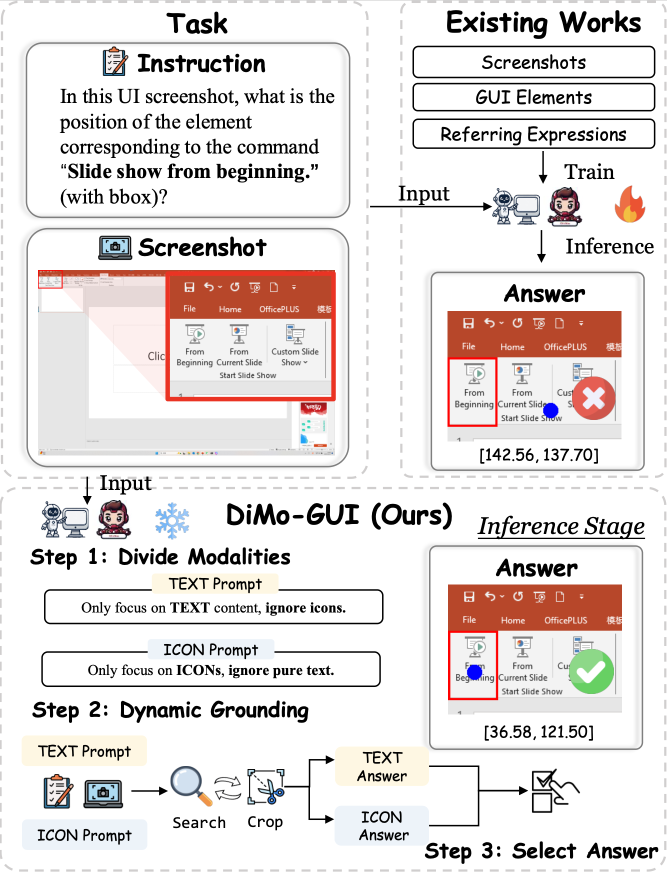
#> input picture images/teaser.jpg, 1334 x 1746 px (shown at 1/2 size)
$ python -i utils.py   (imports and definitions only)
#> lines starting #> are read from the running program, lines starting #| are printed output that depends on the picture
#> further down, picture is the input picture: PIL image 1334x1746 RGBA; mean R, G, B, A 229.9, 223.8, 222.4, 255
import json
from PIL import Image, ImageDraw, ImageFont
import re
import os
import io
import base64

# [9 lines left out: function extract_tuple_from_string, not called in this run]


def render_quadrants_with_numbers(image):
    """
    Divides the image into 4 quadrants with clear white borders and black outlines,
    numbers each quadrant at their midpoints, and returns the rendered image and
    the cropped/resized quadrant images with their quadrant IDs.

    Parameters:
        image (PIL.Image): The input image to render quadrants on.

    Returns:
        tuple: A new image with quadrants divided by borders and numbered,
               and a list of cropped/resized quadrant images with numbers.
    """
    image = image.resize((1024, 1024))
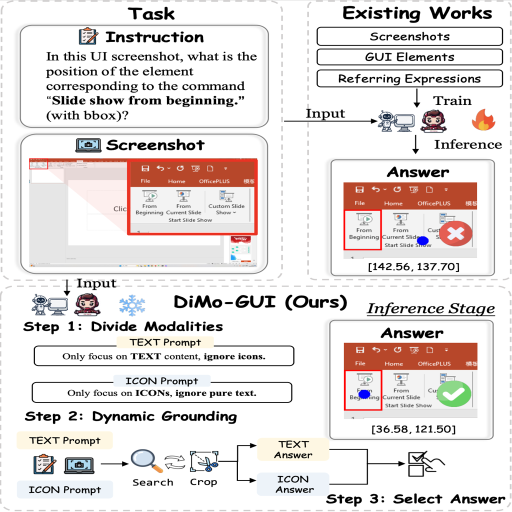
#> image: PIL image 1024x1024 RGBA (shown at 1/2 size); mean R, G, B, A 229.8, 223.7, 222.3, 255
    rendered_image = image.copy()
    draw = ImageDraw.Draw(rendered_image)

    # Get the image dimensions
    width, height = image.size
#> width = 1024; height = 1024
    mid_x = width // 2
#> mid_x = 512
    mid_y = height // 2
#> mid_y = 512

    # Define the bounding boxes for each quadrant
    quadrants = [
        ((0, 0, mid_x, mid_y), 0),  # Top-left
        ((mid_x, 0, width, mid_y), 1),  # Top-right
        ((0, mid_y, mid_x, height), 2),  # Bottom-left
        ((mid_x, mid_y, width, height), 3)  # Bottom-right
    ]

    # Draw white borders with black outlines
    outline_width = 2  # Thickness of the black outline
    draw.line([(mid_x, 0), (mid_x, height)], fill="blue", width=outline_width)
    draw.line([(0, mid_y), (width, mid_y)], fill="blue", width=outline_width)

    # Number each quadrant at its midpoint with white text and black stroke
    font_size = min(width, height) // 15  # Adjust font size based on image size
#> font_size = 68
    try:
        font = ImageFont.truetype("arial.ttf", font_size)
    except IOError:
        font = ImageFont.load_default()  # Fallback to default if specific font not available

    quadrant_images = []

    for (bbox, number) in quadrants:
        x1, y1, x2, y2 = bbox
#> x1 = 0; y1 = 0; x2 = 512; y2 = 512
        mid_point = ((x1 + x2) // 2, (y1 + y2) // 2)
#> mid_point = (256, 256)

        # Draw black stroke by placing text slightly offset in all directions
        for offset in [(1, 1), (-1, -1), (1, -1), (-1, 1), (1, 0), (0, 1), (-1, 0), (0, -1)]:
            draw.text((mid_point[0] + offset[0], mid_point[1] + offset[1]), str(number), font=font, fill="white", anchor="mm")

        # Draw the main white number text
        draw.text(mid_point, str(number), font=font, fill="black", anchor="mm")

        # Crop and resize the quadrant image
        quadrant_image = image.crop((x1, y1, x2, y2)).resize((1024, 1024))
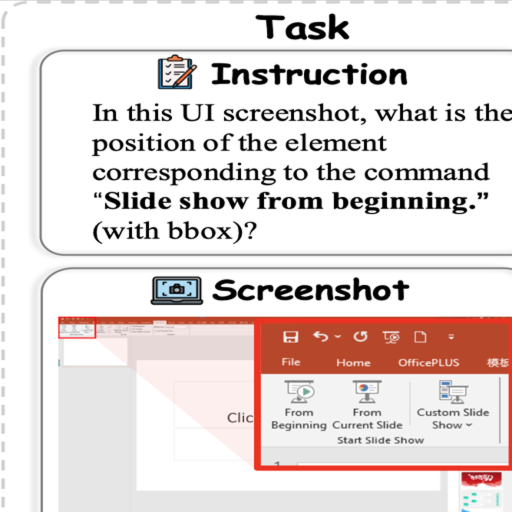
#> quadrant_image: PIL image 1024x1024 RGBA (shown at 1/2 size); mean R, G, B, A 228.6, 219, 217.2, 255

        # Draw the quadrant ID in the middle of the cropped image
        quadrant_draw = ImageDraw.Draw(quadrant_image)
        quadrant_mid_point = (1024 // 2, 1024 // 2)
        for offset in [(1, 1), (-1, -1), (1, -1), (-1, 1), (1, 0), (0, 1), (-1, 0), (0, -1)]:
            quadrant_draw.text((quadrant_mid_point[0] + offset[0], quadrant_mid_point[1] + offset[1]),
                               str(number), font=font, fill="white", anchor="mm")
        quadrant_draw.text(quadrant_mid_point, str(number), font=font, fill="black", anchor="mm")

        # Add the cropped image to the list
        quadrant_images.append(quadrant_image)

    return rendered_image, quadrant_images

# [189 lines left out: functions load_screenspot_ds, load_sspro_ds, render_crosshair_center, render_crosshair, draw_bbox_on_image, is_in_bbox and 6 more, not called in this run]

>>> from PIL import Image
>>> picture = Image.open('../../images/teaser.jpg')
>>> result = render_quadrants_with_numbers(picture)
